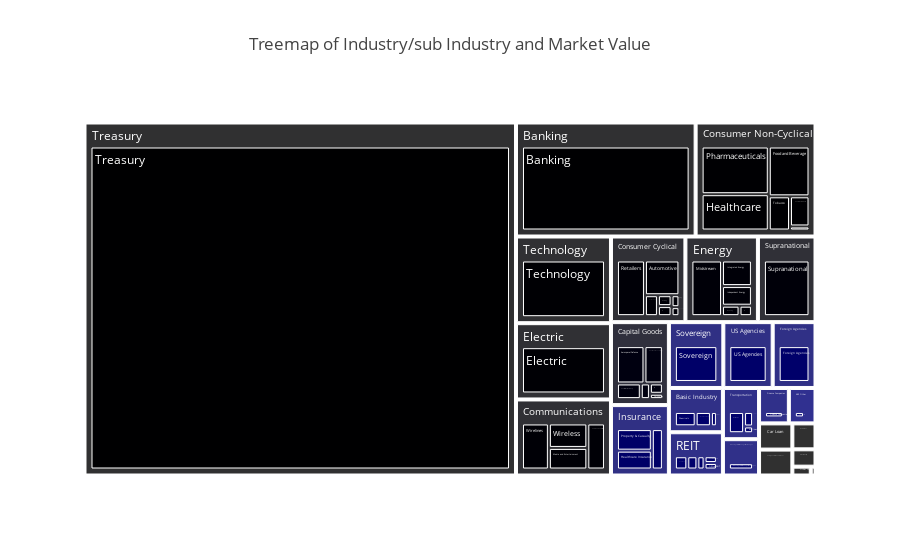

Notebook cell for this chart:
### Code cell
# Grouping by Barclays Industry	and Barclays Sub Industry USD
grouped_df_usd2 = port_usd.groupby(by=['Barclays Industry','Barclays Sub Industry'])['Market Value'].sum().reset_index()

fig5 = px.treemap(grouped_df_usd2, 
                 path=['Barclays Industry','Barclays Sub Industry'], 
                 values='Market Value', 
                 title="Treemap of Industry/sub Industry and Market Value")

fig5.show()

### Figure 1 — Plotly figure (JSON) as saved in the notebook; plotly's stock layout.template omitted (floating-point values rounded to 4 significant figures)
{"data": [{"branchvalues": "total", "domain": {"x": [0, 1], "y": [0, 1]}, "hovertemplate": "labels=%{label}<br>Market Value=%{value}<br>parent=%{parent}<br>id=%{id}<extra></extra>", "ids": ["ABS Other/ABS Other", "Capital Goods/Aerospace/Defense", "Transportation/Airlines", "REIT/Apartment REIT", "Consumer Cyclical/Automotive", "Banking/Banking", "Brokerage/Asset Managers/Exchanges/Brokerage/Asset Managers/Exchanges", "Capital Goods/Building Materials", "Communications/Cable and Satellite", "Car Loan/Car Loan", "Basic Industry/Chemicals", "Capital Goods/Construction Machinery", "Consumer Cyclical/Consumer Cyclical Services", "Consumer Non-Cyclical/Consumer Products", "ABS Other/Credit Card", "Capital Goods/Diversified Manufacturing", "Electric/Electric", "Capital Goods/Environmental", "Finance Companies/Finance Companies", "Consumer Non-Cyclical/Food and Beverage", "Foreign Agencies/Foreign Agencies", "Foreign Local Government/Foreign Local Government", "Consumer Cyclical/Gaming", "Consumer Non-Cyclical/Healthcare", "Insurance/Healthcare Insurance", "REIT/Healthcare REIT", "Consumer Cyclical/Home Construction", "Energy/Independent Energy", "Energy/Integrated Energy", "Insurance/Life Insurance", "Consumer Cyclical/Lodging", "Communications/Media and Entertainment", "Basic Industry/Metals and Mining", "Energy/Midstream", "Natural Gas/Natural Gas", "REIT/Office REIT", "Energy/Oil Field Services", "Other Financial Institutions/Other Financial Institutions", "Other Industry/Other Industry", "REIT/Other REIT", "Other Utility/Other Utility", "Capital Goods/Packaging", "Basic Industry/Paper", "Consumer Non-Cyclical/Pharmaceuticals", "Insurance/Property & Casualty", "Transportation/Railroads", "Energy/Refining", "Consumer Cyclical/Restaurants", "REIT/Retail REIT", "Consumer Cyclical/Retailers", "Sovereign/Sovereign", "ABS Other/Stranded Utility", "Consumer Non-Cyclical/Supermarkets", "Supranational/Supranational", "Technology/Technology", "Consumer Non-Cyclical/Tobacco", "Transportation/Transportation Services", "Treasury/Treasury", "US Agencies/US Agencies", "Communications/Wireless", "Communications/Wirelines", "ABS Other", "Banking", "Basic Industry", "Brokerage/Asset Managers/Exchanges", "Capital Goods", "Car Loan", "Communications", "Consumer Cyclical", "Consumer Non-Cyclical", "Electric", "Energy", "Finance Companies", "Foreign Agencies", "Foreign Local Government", "Insurance", "Natural Gas", "Other Financial Institutions", "Other Industry", "Other Utility", "REIT", "Sovereign", "Supranational", "Technology", "Transportation", "Treasury", "US Agencies"], "labels": ["ABS Other", "Aerospace/Defense", "Airlines", "Apartment REIT", "Automotive", "Banking", "Brokerage/Asset Managers/Exchanges", "Building Materials", "Cable and Satellite", "Car Loan", "Chemicals", "Construction Machinery", "Consumer Cyclical Services", "Consumer Products", "Credit Card", "Diversified Manufacturing", "Electric", "Environmental", "Finance Companies", "Food and Beverage", "Foreign Agencies", "Foreign Local Government", "Gaming", "Healthcare", "Healthcare Insurance", "Healthcare REIT", "Home Construction", "Independent Energy", "Integrated Energy", "Life Insurance", "Lodging", "Media and Entertainment", "Metals and Mining", "Midstream", "Natural Gas", "Office REIT", "Oil Field Services", "Other Financial Institutions", "Other Industry", "Other REIT", "Other Utility", "Packaging", "Paper", "Pharmaceuticals", "Property & Casualty", "Railroads", "Refining", "Restaurants", "Retail REIT", "Retailers", "Sovereign", "Stranded Utility", "Supermarkets", "Supranational", "Technology", "Tobacco", "Transportation Services", "Treasury", "US Agencies", "Wireless", "Wirelines", "ABS Other", "Banking", "Basic Industry", "Brokerage/Asset Managers/Exchanges", "Capital Goods", "Car Loan", "Communications", "Consumer Cyclical", "Consumer Non-Cyclical", "Electric", "Energy", "Finance Companies", "Foreign Agencies", "Foreign Local Government", "Insurance", "Natural Gas", "Other Financial Institutions", "Other Industry", "Other Utility", "REIT", "Sovereign", "Supranational", "Technology", "Transportation", "Treasury", "US Agencies"], "name": "", "parents": ["ABS Other", "Capital Goods", "Transportation", "REIT", "Consumer Cyclical", "Banking", "Brokerage/Asset Managers/Exchanges", "Capital Goods", "Communications", "Car Loan", "Basic Industry", "Capital Goods", "Consumer Cyclical", "Consumer Non-Cyclical", "ABS Other", "Capital Goods", "Electric", "Capital Goods", "Finance Companies", "Consumer Non-Cyclical", "Foreign Agencies", "Foreign Local Government", "Consumer Cyclical", "Consumer Non-Cyclical", "Insurance", "REIT", "Consumer Cyclical", "Energy", "Energy", "Insurance", "Consumer Cyclical", "Communications", "Basic Industry", "Energy", "Natural Gas", "REIT", "Energy", "Other Financial Institutions", "Other Industry", "REIT", "Other Utility", "Capital Goods", "Basic Industry", "Consumer Non-Cyclical", "Insurance", "Transportation", "Energy", "Consumer Cyclical", "REIT", "Consumer Cyclical", "Sovereign", "ABS Other", "Consumer Non-Cyclical", "Supranational", "Technology", "Consumer Non-Cyclical", "Transportation", "Treasury", "US Agencies", "Communications", "Communications", "", "", "", "", "", "", "", "", "", "", "", "", "", "", "", "", "", "", "", "", "", "", "", "", "", ""], "type": "treemap", "values": [12830000.0, 149300000.0, 16160000.0, 29440000.0, 161600000.0, 1507000000.0, 96610000.0, 19450000.0, 113000000.0, 64200000.0, 87090000.0, 54220000.0, 18440000.0, 65190000.0, 43270000.0, 100100000.0, 533400000.0, 20760000.0, 77710000.0, 225200000.0, 207600000.0, 63590000.0, 20040000.0, 270700000.0, 106300000.0, 25740000.0, 9524000.0, 79700000.0, 103800000.0, 72340000.0, 12660000.0, 115400000.0, 63950000.0, 231300000.0, 44170000.0, 24800000.0, 17570000.0, 3077000.0, 29460000.0, 41210000.0, 12000000.0, 10050000.0, 25000000.0, 355700000.0, 121600000.0, 85520000.0, 24820000.0, 36670000.0, 50790000.0, 210300000.0, 263900000.0, 13320000.0, 8787000.0, 362900000.0, 606000000.0, 80520000.0, 34580000.0, 11210000000.0, 239200000.0, 130900000.0, 172200000.0, 69420000.0, 1507000000.0, 176000000.0, 96610000.0, 353800000.0, 64200000.0, 531600000.0, 469300000.0, 1006000000.0, 533400000.0, 457200000.0, 77710000.0, 207600000.0, 63590000.0, 300200000.0, 44170000.0, 3077000.0, 29460000.0, 12000000.0, 172000000.0, 263900000.0, 362900000.0, 606000000.0, 136300000.0, 11210000000.0, 239200000.0]}], "layout": {"legend": {"tracegroupgap": 0}, "title": {"text": "Treemap of Industry/sub Industry and Market Value"}}}
